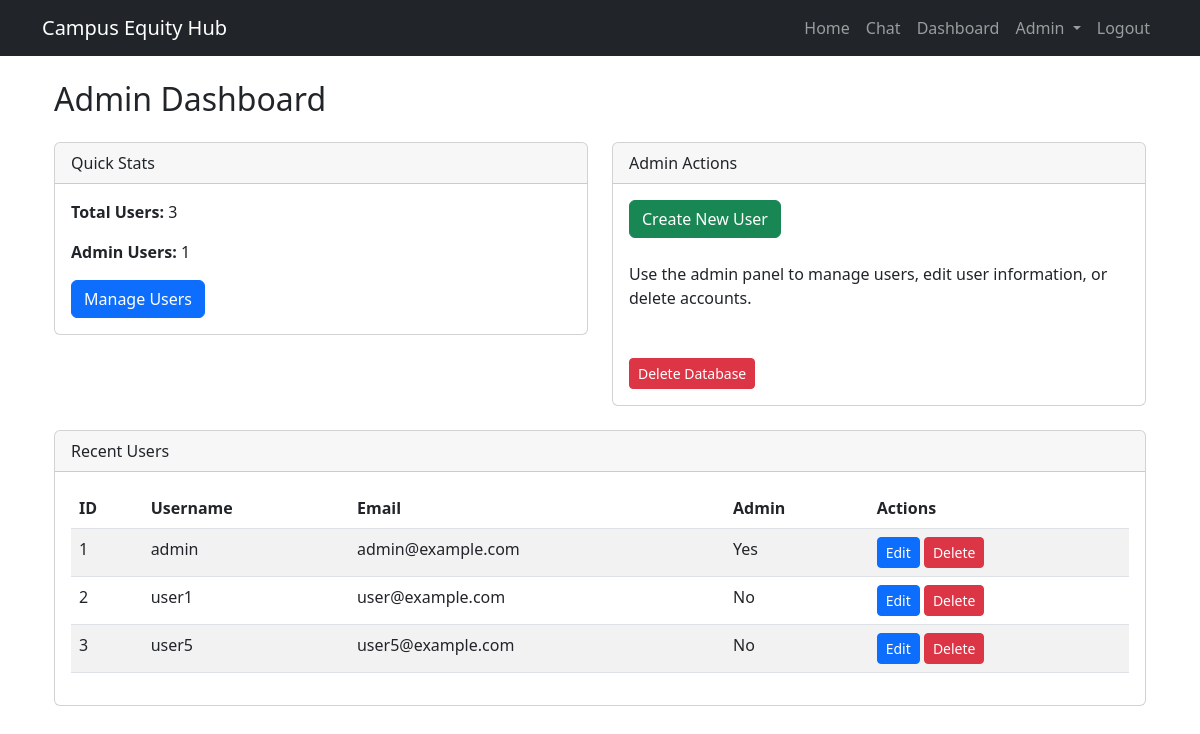
The page /admin-dashboard (signed in) on the database as committed earlier.
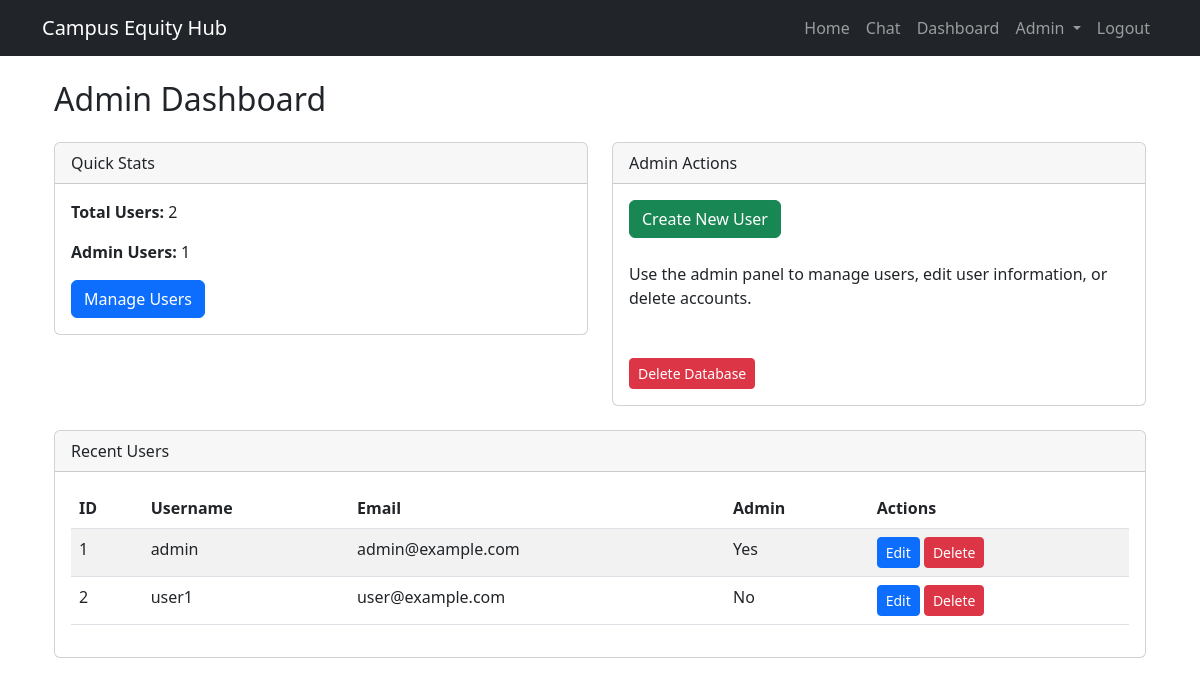
The same page on the database as committed later.
### app.py (models this page shows, shortened)
class User(db.Model):
    id = db.Column(db.Integer, primary_key=True)
    username = db.Column(db.String(80), unique=True, nullable=False)
    email = db.Column(db.String(120), unique=True, nullable=False)
    password = db.Column(db.String(60), nullable=False)
    token = db.Column(db.Integer, nullable=False)
    is_admin = db.Column(db.Boolean, default=False)
    campus = db.Column(db.String(120), nullable=False)

### app.py (the view)
@app.route('/admin-dashboard')
@admin_required
def admin_dashboard():
    users = User.query.all()
    return render_template('admin_dashboard.html', users=users)

### app.py (called while the page is built)
def admin_required(f):
    @wraps(f)
    def decorated_function(*args, **kwargs):
        if 'user_id' not in session:
            flash('Please log in to access this page.', 'danger')
            return redirect(url_for('login'))
        user = User.query.get(session['user_id'])
        if not user or not user.is_admin:
            flash('You do not have permission to access this page.', 'danger')
            return redirect(url_for('index'))
        return f(*args, **kwargs)
    return decorated_function

### templates/admin_dashboard.html (shortened to what this page needs)
{% extends "layout.html" %}
{% block content %}
<div class="container">
    <h2 class="my-4">Admin Dashboard</h2>
    <div class="row mb-4">
        <div class="col-md-6">
            <div class="card">
                <div class="card-header">
                    Quick Stats
                </div>
                <div class="card-body">
                    <p><strong>Total Users:</strong> {{ users|length }}</p>
                    <p><strong>Admin Users:</strong> {{ users|selectattr('is_admin', 'equalto', true)|list|length }}</p>
                    <a href="{{ url_for('user.index_view') }}" class="btn btn-primary">Manage Users</a>
                </div>
            </div>
        </div>
        <div class="col-md-6">
            <div class="card">
                <div class="card-header">
                    Admin Actions
                </div>
                <div class="card-body">
                    <a href="{{ url_for('user.create_view') }}" class="btn btn-success mb-2">Create New User</a>
                    <p class="mt-3">Use the admin panel to manage users, edit user information, or delete accounts.</p>
                </div>
                <div class="card-body">
                    <a href="{{ url_for('reset_database') }}" class="btn btn-sm btn-danger">Delete Database</a>
                </div>
            </div>
        </div>
    </div>
    <div class="card">
        <div class="card-header">
            Recent Users
        </div>
        <div class="card-body">
            <div class="table-responsive">
                <table class="table table-striped">
                    <thead>
                        <tr>
                            <th>ID</th>
                            <th>Username</th>
                            <th>Email</th>
                            <th>Admin</th>
                            <th>Actions</th>
                        </tr>
                    </thead>
                    <tbody>
                        {% for user in users[:10] %}
                        <tr>
                            <td>{{ user.id }}</td>
                            <td>{{ user.username }}</td>
                            <td>{{ user.email }}</td>
                            <td>{% if user.is_admin %}Yes{% else %}No{% endif %}</td>
                            <td>
                                <a href="{{ url_for('user.edit_view', id=user.id) }}" class="btn btn-sm btn-primary">Edit</a>
                                <a href="{{ url_for('user.delete_view', id=user.id) }}" class="btn btn-sm btn-danger">Delete</a>
                            </td>
                        </tr>
                        {% endfor %}
                    </tbody>
                </table>
            </div>
        </div>
    </div>
</div>
{% endblock %}

Rows that differ between the two databases and show on the page:
removed User: id "3", username "user5", email "user5@example.com", is_admin "No"
Other text that changed with them:
{{ users|length }}: "3" → "2"
